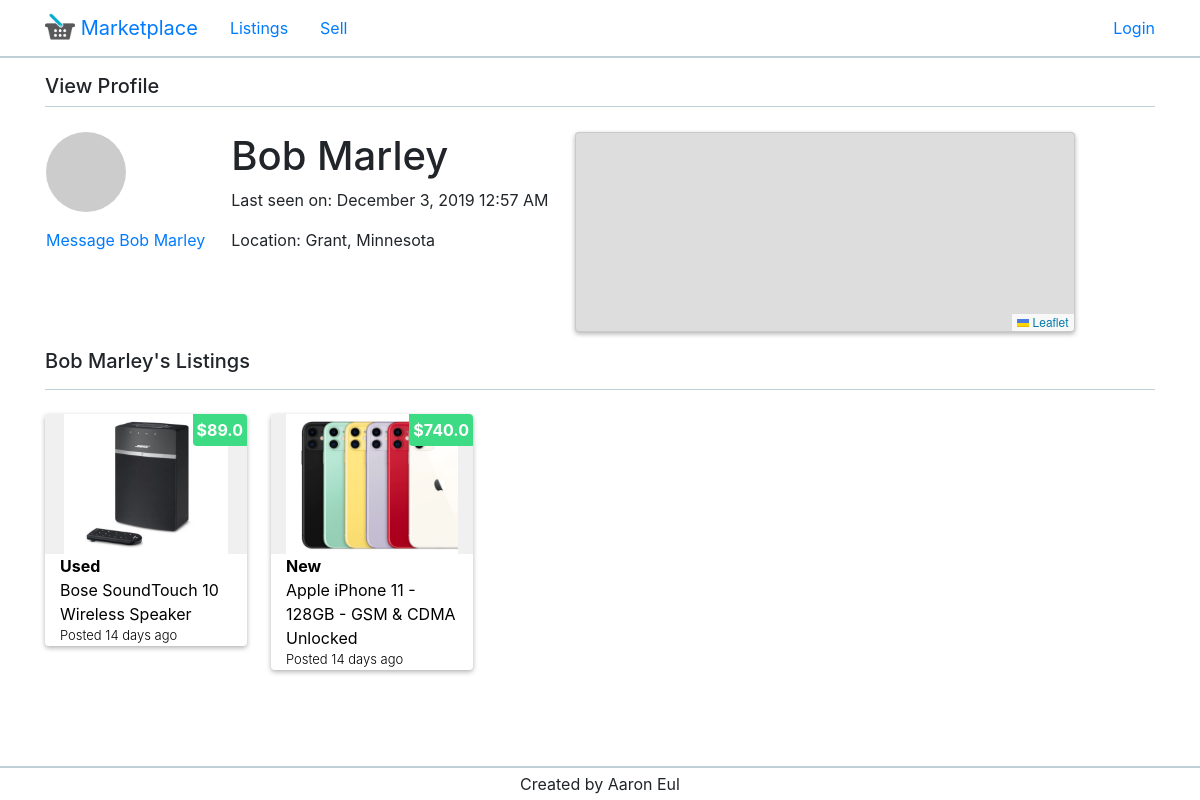
/user/2, run on an earlier commit of the app's database.
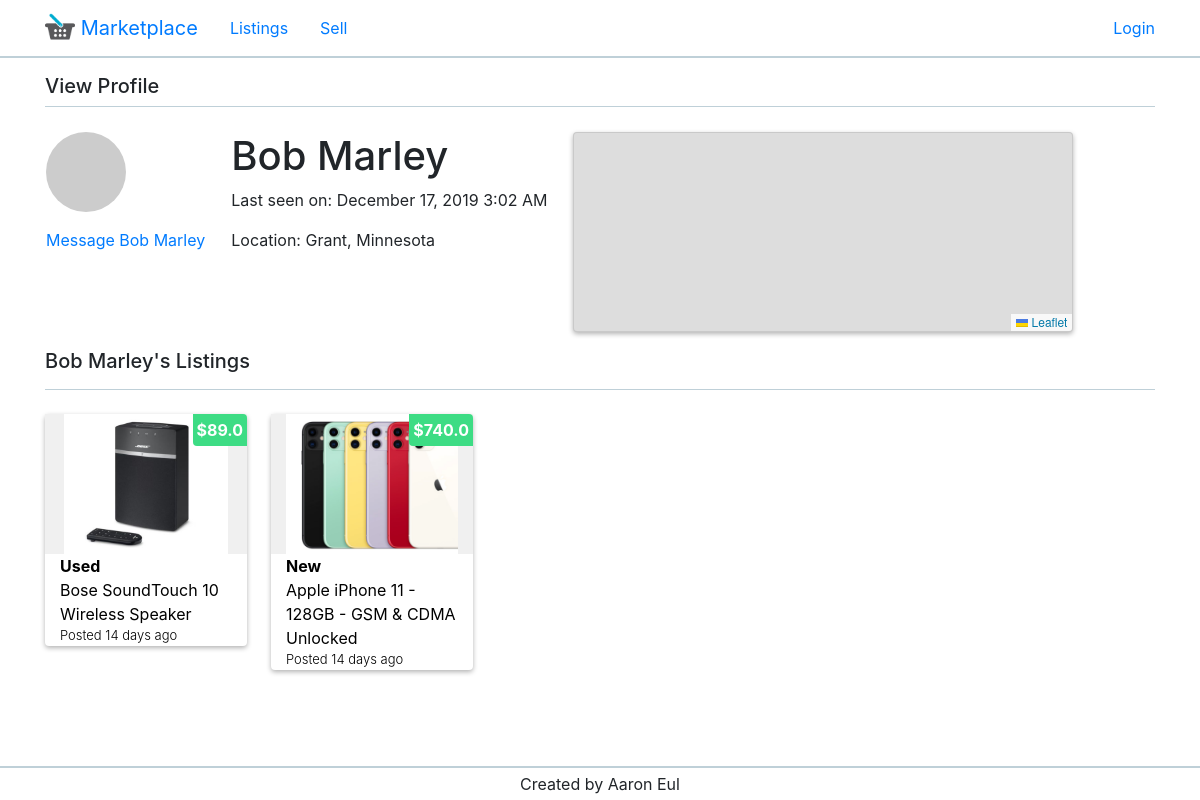
And on a later commit of the database.
### app/models.py (models this page shows, shortened)
class User(UserMixin, db.Model):
    id = db.Column(db.Integer, primary_key=True)
    name = db.Column(db.String(30))
    email = db.Column(db.String(120), index=True, unique=True)
    password_hash = db.Column(db.String(128))
    state = db.Column(db.String(20))
    city = db.Column(db.String(50))
    listings = db.relationship('Listing', backref='author', lazy='dynamic')
    last_seen = db.Column(db.DateTime, default=datetime.utcnow)
    def avatar(self, size):
        digest = md5(self.email.lower().encode('utf-8')).hexdigest()
        return 'https://www.gravatar.com/avatar/{}?d=identicon&s={}'.format(digest, size)

class Listing(db.Model):
    id = db.Column(db.Integer, primary_key=True)
    title = db.Column(db.String(100))
    price = db.Column(db.String(20))  # number db.Float
    condition = db.Column(db.String(10))
    body = db.Column(db.String(300))
    timestamp = db.Column(db.DateTime, index=True, default=datetime.utcnow)
    user_id = db.Column(db.Integer, db.ForeignKey('user.id'))

class Image(db.Model):
    id = db.Column(db.Integer, primary_key=True)
    name = db.Column(db.String(100))
    extension = db.Column(db.String(100))
    instance = db.Column(db.Integer)
    src = db.Column(db.String(100))
    listing_id = db.Column(db.Integer, db.ForeignKey('listing.id'))

### app/routes.py (the view)
@app.route('/user/<id>')
def user(id):
    _user = User.query.filter_by(id=id).first_or_404()
    listings = Listing.query.filter_by(user_id=_user.id).order_by(Listing.timestamp.desc()).all()
    favorite_listings = []
    if _user == current_user:
        favorites = Favorite.query.filter_by(user_id=current_user.id).all()
        for fav in favorites:
            _listing = Listing.query.filter_by(id=fav.listing_id).first()
            favorite_listings.append(_listing)
    images = {}
    for _listing in listings:
        images[_listing.id] = Image.query.filter_by(listing_id=_listing.id).first()
    return render_template('user.html', user=_user, listings=listings, images=images, title='View Profile', user_info=False, favorites=favorite_listings)

### app/routes.py (called while the page is built)
@app.before_request
def before_request():
    if current_user.is_authenticated:
        current_user.last_seen = datetime.utcnow()
        db.session.commit()

### app/templates/user.html (shortened to what this page needs)
{% extends "base.html" %}
{% block app_content %}
    <link rel="stylesheet" href="https://unpkg.com/leaflet@1.6.0/dist/leaflet.css"
/>
    <table id="user-table">
        <tr valign="top">
            <td class="mr-4">
                <img class="profile-image" src="{{ user.avatar(128) }}">
                {% if user == current_user %}
                    <p class="mt-3 mb-0"><a href="{{ url_for('edit_profile') }}">Edit your profile</a></p>
                {% else %}
                    <p class="mt-3 mb-0"><a href="{{ url_for('message', id=user.id) }}">Message {{ user.name }}</a></p>
                {% endif %}
            </td>
            <td class="mr-4">
                <h1>{{ user.name }}</h1>
                {% if user.last_seen %}
                    <p>Last seen on: {{ moment(user.last_seen).format('LLL') }}</p>
                {% endif %}
                <p>Location: {{ user.city }}, {{ user.state }}</p>
            </td>
            <td>
                <div id="map"></div>
            </td>
        </tr>
    </table>
    {% if listings %}
    <div class="title-container mt-3 mb-4">
        <h5 class="mt-3 mb-3">
            {% if user == current_user %}
                My
            {% else %}
                {{ user.name }}'s
            {% endif %}
            Listings
        </h5>
    </div>
    {% endif %}
    {% include "_listings.html" %}
{% endblock %}

### app/templates/base.html (shortened to what this page needs)
{% extends "bootstrap_base.html" %}
{% block navbar %}
    <nav class="navbar">
        <div class="container">
            <ul class="nav navbar-left">
                <li class="nav-item">
                    <a class="navbar-brand" href="{{ url_for('index') }}">
                        <img src="../static/assets/logo2.png" width="30" height="30" class="d-inline-block align-top" alt="">
                        Marketplace
                    </a>
                </li>
                <li class="nav-item">
                    <a class="nav-link" href="{{ url_for('index') }}">Listings</a>
                </li>
                <li class="nav-item">
                    <a class="nav-link" href="{{ url_for('new_listing') }}">Sell</a>
                </li>
            </ul>
            <ul class="nav navbar-right">
                {% if current_user.is_anonymous %}
                <li class="nav-item"><a href="{{ url_for('login') }}">Login</a></li>
                {% else %}
                <li class="nav-item"><a class="nav-link"  href="{{ url_for('user', id=current_user.id) }}">Profile</a></li>
                <li class="nav-item"><a class="nav-link"  href="{{ url_for('logout') }}">Logout</a></li>
                {% endif %}
            </ul>
        </div>
    </nav>
    <div class="container mt-3 mb-4">
        <div class="title-container">
            <h5>{{ title }}</h5>
        </div>
    </div>
{% endblock %}
{% block styles %}
    <link rel="stylesheet" href="../static/style/style.css">
{% endblock %}
{% block content %}
    <div class="container pb-5">
        {% block app_content %}{% endblock %}
    </div>
{% endblock %}
{% block footer %}
    <footer>
        <div class="container footer">
            <p class="mt-1 mb-1">Created by Aaron Eul</p>
        </div>
    </footer>
{% endblock %}

### app/templates/bootstrap_base.html (shortened to what this page needs)
<!doctype html>
<html lang="en">
  <head>
    <link rel="stylesheet" href="https://maxcdn.bootstrapcdn.com/bootstrap/4.0.0/css/bootstrap.min.css">
    {% block styles %}
    {% endblock %}
  </head>
  <body>
    {% block navbar %}
    {% endblock %}
    {% block content %}
    {% endblock %}
    {% block footer %}
    {% endblock %}
  </body>
</html>

### app/templates/_listings.html
<div id="listings" class="d-flex flex-row flex-wrap mt-3" onload="init()">
    {% for listing in listings %}
        {% include "_listing.html" %}
    {% endfor %}
</div>

### app/templates/_listing.html (shortened to what this page needs)
<div class="listing mb-4 ml-4">
    <a class="listing-a" href="{{ url_for('listing', id=listing.id) }}">
        <div class="price p-1">${{ listing.price }}</div>
        <div class="container-fluid image-container">
            <div>
                <img height="140" width="auto" src="../static/listing_images/{{ images[listing.id].src }}"/>
            </div>
        </div>
    </a>
    <div class="container-fluid">
        <a class="listing-a" href="{{ url_for('listing', id=listing.id) }}">
            <p class="condition m-0">{{ listing.condition }}</p>
            <p class="m-0">{{ listing.title }}</p>
            <p class="m-0 time-created">Posted {{ moment(listing.timestamp).fromNow() }}</p>
        </a>
    </div>
</div>

### app/static/style/style.css (style rules this page uses)
.profile-image { border-radius: 50%; }
#listings { margin-left: -1.5rem; align-items: flex-start; }
#user-table td { display: inline-block; }
#map { width: 500px; height: 200px; overflow: hidden; box-shadow: 0 2px 5px rgba(0,0,0,0.3); border-radius: 4px; border: solid 1px #80808038; }
.listing { width: 202px; background: #fff; box-shadow: 0 2px 5px rgba(0,0,0,0.3); border-radius: 4px; position: relative; }
.listing a { color: black; text-decoration: none; }
.condition { font-weight: 700; }
.time-created { font-size: small; font-weight: 300; }
.image-container { background: #f0f0f0; height: 140px; text-align: center; }
.image-container > div { width: 100%; height: 100%; overflow: hidden; }
.price { position: absolute; right: 0; background: #3ddc84; border-bottom-left-radius: 4px; border-top-right-radius: 4px; color: white; font-weight: bold; text-align: center; }
.footer > p { text-align: center; }
.title-container { border-bottom: #bfd0d8 solid 1px; }
nav { border-bottom: #bfd0d8 solid 2px; }
footer { border-top: #bfd0d8 solid 2px; position: fixed; bottom: 0; width: 100%; background: white; }

What changed in the data, as far as the page shows it:
changed User "Bob Marley": last_seen "December 3, 2019 12:57 AM" → "December 17, 2019 3:02 AM"
